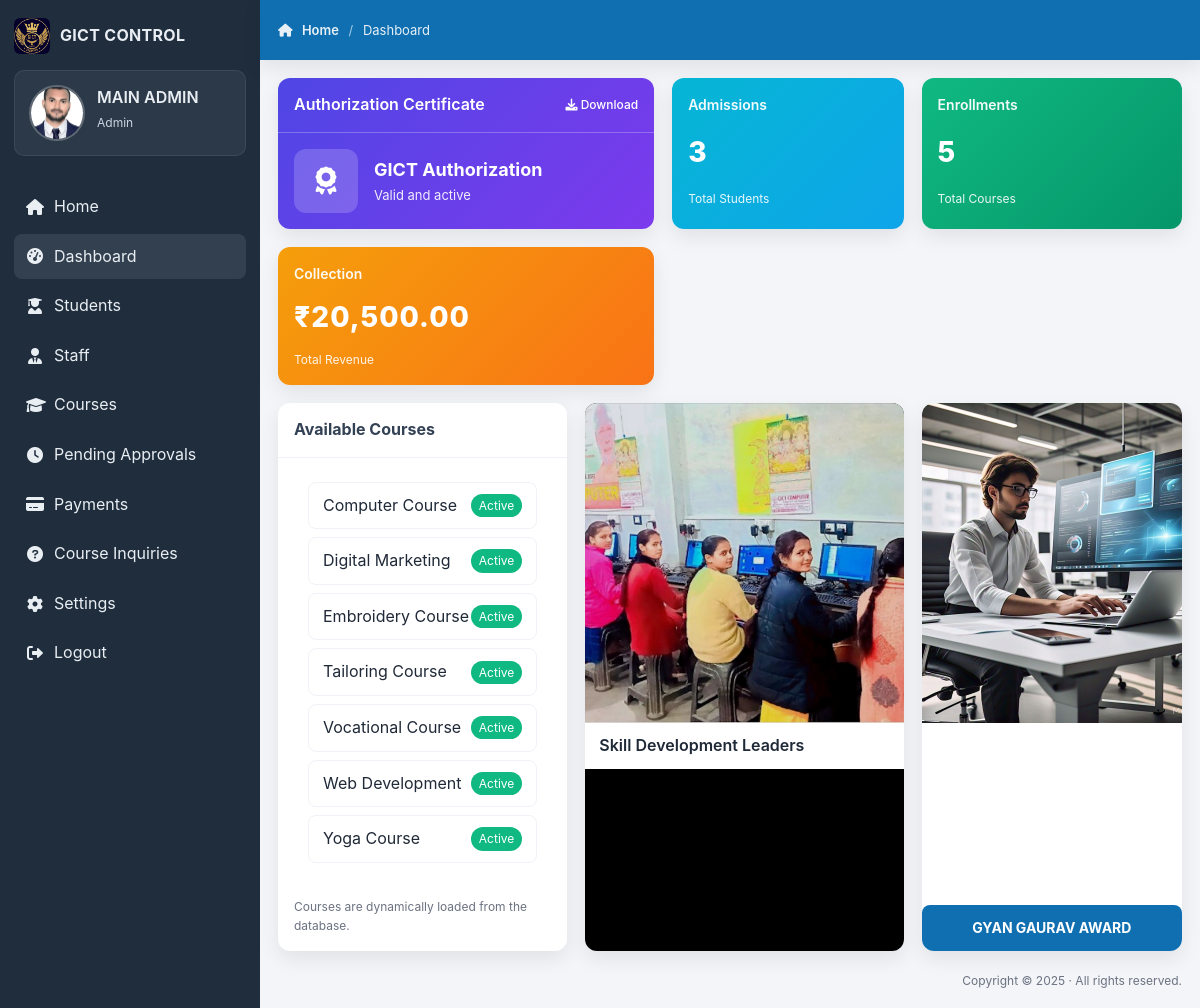
/dashboard.php (signed in), run on the app's committed database.
### tables this page shows
CREATE TABLE users (
    id INT AUTO_INCREMENT PRIMARY KEY,
    username VARCHAR(50) UNIQUE NOT NULL,
    password VARCHAR(255) NOT NULL,
    full_name VARCHAR(255) NOT NULL,
    email VARCHAR(255) NOT NULL,
    phone VARCHAR(20),
    address TEXT,
    profile_image VARCHAR(500),
    user_type_id INT NOT NULL,
    status ENUM('active', 'inactive') DEFAULT 'active',
    created_at TIMESTAMP DEFAULT CURRENT_TIMESTAMP,
    updated_at TIMESTAMP DEFAULT CURRENT_TIMESTAMP ON UPDATE CURRENT_TIMESTAMP,
    FOREIGN KEY (user_type_id) REFERENCES user_types(id) ON DELETE RESTRICT
);

CREATE TABLE courses (
    id INT AUTO_INCREMENT PRIMARY KEY,
    category_id INT NOT NULL,
    name VARCHAR(255) NOT NULL,
    description TEXT,
    duration VARCHAR(100),
    status ENUM('active', 'inactive') DEFAULT 'active',
    created_at TIMESTAMP DEFAULT CURRENT_TIMESTAMP,
    updated_at TIMESTAMP DEFAULT CURRENT_TIMESTAMP ON UPDATE CURRENT_TIMESTAMP,
    FOREIGN KEY (category_id) REFERENCES course_categories(id) ON DELETE CASCADE
);

### includes/session_manager.php (called while the page is built, shortened)
<?php
function isLoggedIn() {
    return isset($_SESSION['user_id']) && !empty($_SESSION['user_id']) && isset($_SESSION['user_type']);
}
?>

### auth.php (called while the page is built, shortened)
<?php
require_once 'includes/session_manager.php';
require_once 'config/database.php';
function getCurrentUser() {
    if (isLoggedIn()) {
        try {
            $sql = "SELECT u.id, u.username, u.full_name, u.email, u.phone, u.address, u.status, ut.name as user_type
                    FROM users u
                    JOIN user_types ut ON u.user_type_id = ut.id
                    WHERE u.id = ? AND u.status = 'active'";
            $user = getRow($sql, [$_SESSION['user_id']]);
            if ($user) {
                return [
                    'id' => $user['id'],
                    'username' => $user['username'],
                    'type' => $user['user_type'],
                    'full_name' => $user['full_name'],
                    'email' => $user['email'],
                    'phone' => $user['phone'],
                    'address' => $user['address'],
                    'status' => $user['status']
                ];
            }
        } catch (Exception $e) {
        }
        return null;
    }
    return null;
}
?>

### config/database.php (called while the page is built, shortened)
<?php
function getDBConnection() {
    try {
        $dsn = "mysql:host=" . DB_HOST . ";dbname=" . DB_NAME . ";charset=" . DB_CHARSET;
        $pdo = new PDO($dsn, DB_USER, DB_PASS);
        $pdo->setAttribute(PDO::ATTR_ERRMODE, PDO::ERRMODE_EXCEPTION);
        $pdo->setAttribute(PDO::ATTR_DEFAULT_FETCH_MODE, PDO::FETCH_ASSOC);
        return $pdo;
    } catch (PDOException $e) {
        error_log("Database connection failed: " . $e->getMessage());
        return false;
    }
}
function executeQuery($sql, $params = []) {
    $pdo = getDBConnection();
    try {
        $stmt = $pdo->prepare($sql);
        $stmt->execute($params);
        return $stmt;
    } catch (PDOException $e) {
        error_log("Query execution failed: " . $e->getMessage());
        return false;
    }
}
function getRow($sql, $params = []) {
    $stmt = executeQuery($sql, $params);
    if ($stmt) {
        return $stmt->fetch();
    }
    return false;
}
function getRows($sql, $params = []) {
    $stmt = executeQuery($sql, $params);
    if ($stmt) {
        return $stmt->fetchAll();
    }
    return [];
}
?>

### dashboard.php (the view, shortened to what this page needs)
<?php
require_once 'includes/session_manager.php';
require_once 'auth.php';
$user = getCurrentUser();
$userType = $user['type'];
$totalStudents = 0;
$totalCollection = 0;
$totalEnrollments = 0;
if ($userType === 'admin') {
    try {
        require_once 'config/database.php';
        $studentsSql = "SELECT COUNT(*) as count FROM users u WHERE u.user_type_id = 2 AND u.status = 'active'";
        $studentsResult = getRow($studentsSql);
        $totalStudents = $studentsResult['count'] ?? 0;
        $enrollmentsSql = "SELECT COUNT(*) as count FROM student_enrollments WHERE status = 'enrolled'";
        $enrollmentsResult = getRow($enrollmentsSql);
        $totalEnrollments = $enrollmentsResult['count'] ?? 0;
        $paymentsSql = "SELECT SUM(amount) as total FROM payments WHERE status = 'completed'";
        $paymentsResult = getRow($paymentsSql);
        $totalCollection = $paymentsResult['total'] ?? 0;
    } catch (Exception $e) {
        error_log("Dashboard stats error: " . $e->getMessage());
    }
}
?>
<!DOCTYPE html>
<html lang="en">
<head>
    <link rel="stylesheet" href="assets/css/style.css">
    <link rel="stylesheet" href="assets/css/admin-dashboard.css">
    <link rel="stylesheet" href="https://cdnjs.cloudflare.com/ajax/libs/font-awesome/6.0.0/css/all.min.css">
</head>
<body class="<?php echo $userType === 'admin' ? 'admin-dashboard-body' : ''; ?>">
<?php if ($userType === 'admin'): ?>
    <div class="admin-layout">
        <aside class="admin-sidebar">
            <div class="admin-brand">
                <img src="assets/images/logo.png" alt="logo" />
                <div class="brand-title">GICT CONTROL</div>
            </div>
            <div class="profile-card-mini">
                <img src="<?php echo $user['profile_image'] ?? 'assets/images/default-avatar.png'; ?>" alt="Profile" onerror="this.src='assets/images/default-avatar.png'" />
                <div>
                    <div class="name"><?php echo htmlspecialchars(strtoupper($user['full_name'])); ?></div>
                    <div class="role"><?php echo htmlspecialchars(ucfirst($user['type'])); ?></div>
                </div>
            </div>
            <ul class="sidebar-nav">
                <li><a href="index.php"><i class="fas fa-home"></i> Home</a></li>
                <li><a class="active" href="#"><i class="fas fa-tachometer-alt"></i> Dashboard</a></li>
                <li><a href="admin/students.php"><i class="fas fa-user-graduate"></i> Students</a></li>
                <li><a href="admin/staff.php"><i class="fas fa-user-tie"></i> Staff</a></li>
                <li><a href="admin/courses.php"><i class="fas fa-graduation-cap"></i> Courses</a></li>
                <li><a href="admin/pending-approvals.php"><i class="fas fa-clock"></i> Pending Approvals</a></li>
                <li><a href="admin/payments.php"><i class="fas fa-credit-card"></i> Payments</a></li>
                <li><a href="admin/inquiries.php"><i class="fas fa-question-circle"></i> Course Inquiries</a></li>
                <li><a href="admin/settings.php"><i class="fas fa-cog"></i> Settings</a></li>
                <li><a href="logout.php"><i class="fas fa-sign-out-alt"></i> Logout</a></li>
            </ul>
        </aside>
        <header class="admin-topbar">
            <div class="topbar-left">
                <div class="breadcrumbs">
                    <a href="index.php" class="topbar-home-link"><i class="fas fa-home"></i> Home</a>
                    <span style="opacity:.7; margin: 0 6px;">/</span>
                    <span>Dashboard</span>
                </div>
            </div>
        </header>
        <main class="admin-content">
            <div class="widget-row">
                <section class="panel certificate-card">
                    <div class="panel-header">Authorization Certificate <a style="font-size:12px; font-weight:500; text-decoration:none; margin-left:auto; color:#fff;" href="#"><i class="fas fa-download"></i> Download</a></div>
                    <div class="panel-body certificate-body">
                        <div class="certificate-icon"><i class="fas fa-award"></i></div>
                        <div style="flex:1">
                            <div style="font-weight:700; font-size:18px;">GICT Authorization</div>
                            <div style="opacity:.9; font-size:13px;">Valid and active</div>
                        </div>
                    </div>
                </section>
                <section class="stat admissions">
                    <h3>Admissions</h3>
                    <div class="value"><?php echo $totalStudents; ?></div>
                    <div class="muted">Total Students</div>
                </section>
                <section class="stat enrollments">
                    <h3>Enrollments</h3>
                    <div class="value"><?php echo $totalEnrollments; ?></div>
                    <div class="muted">Total Courses</div>
                </section>
                <section class="stat collection">
                    <h3>Collection</h3>
                    <div class="value">₹<?php echo number_format($totalCollection, 2); ?></div>
                    <div class="muted">Total Revenue</div>
                </section>
            </div>
            <div class="grid-3">
                <section class="streams-list">
                    <div class="panel-header">Available Courses</div>
                    <div class="panel-body">
                        <?php
                        if ($userType === 'admin') {
                            try {
                                $coursesSql = "SELECT c.name, c.status, c.duration, cc.name as category_name
                                              FROM courses c
                                              JOIN course_categories cc ON c.category_id = cc.id
                                              ORDER BY c.name";
                                $courses = getRows($coursesSql);
                                if (!empty($courses)) {
                                    foreach ($courses as $course) {
                                        $statusClass = $course['status'] === 'active' ? 'approved' : 'pending';
                                        $statusText = ucfirst($course['status']);
                                        echo "<div class='stream-item'>";
                                        echo "<span>" . htmlspecialchars($course['name']) . "</span>";
                                        echo "<span class='badge {$statusClass}'>{$statusText}</span>";
                                        echo "</div>";
                                    }
                                }
                            } catch (Exception $e) {
                                error_log("Courses fetch error: " . $e->getMessage());
                                $defaultCourses = [
                                    'FINANCE & BANKING',
                                    'IT - HARDWARE & NETWORKING',
                                    'IT - PROGRAMMING',
                                    'IT - SKILL DEVELOPMENT',
                                    'IT - SOFTWARE APPLICATIONS'
                                ];
                                foreach ($defaultCourses as $course) {
                                    echo "<div class='stream-item'>";
                                    echo "<span>{$course}</span>";
                                    echo "<span class='badge approved'>Approved</span>";
                                    echo "</div>";
                                }
                            }
                        }
                        ?>
                    </div>
                    <div class="streams-note">Courses are dynamically loaded from the database.</div>
                </section>
                <section class="hero-card">
                    <img src="assets/images/home_image.jpg" alt="Skill Development Leaders" />
                    <div class="caption">Skill Development Leaders</div>
                </section>
                <section class="award-card">
                    <img src="assets/images/Success.jpeg" alt="Gyan Gaurav Award" />
                    <a href="#" class="btn">GYAN GAURAV AWARD</a>
                </section>
            </div>
            <div class="footer-note">Copyright © <?php echo date('Y'); ?> · All rights reserved.</div>
        </main>
    </div>
<?php endif; ?>
</body>
</html>

### assets/css/style.css (style rules this page uses)
body { margin: 0; padding: 0; padding-top: 180px; font-family: Arial, sans-serif; background: #fff; }

### assets/css/base.css (style rules this page uses)
* { margin: 0; padding: 0; box-sizing: border-box; }
body { font-family: Arial, sans-serif; line-height: 1.6; background-color: #fff; }

### assets/css/header.css (style rules this page uses)
html, body { margin: 0 !important; padding: 0 !important; }

### data on the page
users: full_name "MAIN ADMIN"
courses: name "Computer Course", status "Active"
courses: name "Digital Marketing", status "Active"
courses: name "Embroidery Course", status "Active"
courses: name "Tailoring Course", status "Active"
courses: name "Vocational Course", status "Active"
courses: name "Web Development", status "Active"
courses: name "Yoga Course", status "Active"

### other printed values
$user['type'] "Admin"
$totalStudents "3"
$totalEnrollments "5"
$totalCollection "20,500.00"
